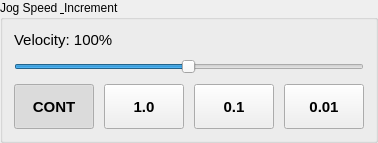
<?xml version='1.0' encoding='utf-8'?>
<ui version="4.0">
 <widget class="QGroupBox" name="jogBox">
             <property name="title">
              <string>Jog Speed &amp; Increment</string>
             </property>
             <layout class="QVBoxLayout">
              <property name="spacing">
               <number>10</number>
              </property>
              <item>
               <widget class="QLabel" name="jog_vel_label">
                <property name="font">
                 <font>
                  <pointsize>11</pointsize>
                 </font>
                </property>
                <property name="text">
                 <string>Velocity: 100%</string>
                </property>
               </widget>
              </item>
              <item>
               <widget class="QSlider" name="jog_vel_slider">
                <property name="minimumSize">
                 <size>
                  <width>0</width>
                  <height>15</height>
                 </size>
                </property>
                <property name="minimum">
                 <number>1</number>
                </property>
                <property name="maximum">
                 <number>200</number>
                </property>
                <property name="value">
                 <number>100</number>
                </property>
                <property name="orientation">
                 <enum>Qt::Orientation::Horizontal</enum>
                </property>
               </widget>
              </item>
              <item>
               <layout class="QHBoxLayout">
                <item>
                 <widget class="QPushButton" name="btn_jog_cont">
                  <property name="minimumSize">
                   <size>
                    <width>0</width>
                    <height>45</height>
                   </size>
                  </property>
                  <property name="font">
                   <font>
                    <pointsize>11</pointsize>
                    <bold>true</bold>
                   </font>
                  </property>
                  <property name="text">
                   <string>CONT</string>
                  </property>
                  <property name="checkable">
                   <bool>true</bool>
                  </property>
                  <property name="checked">
                   <bool>true</bool>
                  </property>
                 </widget>
                </item>
                <item>
                 <widget class="QPushButton" name="btn_jog_1_0">
                  <property name="minimumSize">
                   <size>
                    <width>0</width>
                    <height>45</height>
                   </size>
                  </property>
                  <property name="font">
                   <font>
                    <pointsize>11</pointsize>
                    <bold>true</bold>
                   </font>
                  </property>
                  <property name="text">
                   <string>1.0</string>
                  </property>
                  <property name="checkable">
                   <bool>true</bool>
                  </property>
                 </widget>
                </item>
                <item>
                 <widget class="QPushButton" name="btn_jog_0_1">
                  <property name="minimumSize">
                   <size>
                    <width>0</width>
                    <height>45</height>
                   </size>
                  </property>
                  <property name="font">
                   <font>
                    <pointsize>11</pointsize>
                    <bold>true</bold>
                   </font>
                  </property>
                  <property name="text">
                   <string>0.1</string>
                  </property>
                  <property name="checkable">
                   <bool>true</bool>
                  </property>
                 </widget>
                </item>
                <item>
                 <widget class="QPushButton" name="btn_jog_0_01">
                  <property name="minimumSize">
                   <size>
                    <width>0</width>
                    <height>45</height>
                   </size>
                  </property>
                  <property name="font">
                   <font>
                    <pointsize>11</pointsize>
                    <bold>true</bold>
                   </font>
                  </property>
                  <property name="text">
                   <string>0.01</string>
                  </property>
                  <property name="checkable">
                   <bool>true</bool>
                  </property>
                 </widget>
                </item>
               </layout>
              </item>
             </layout>
            </widget>
           </ui>
